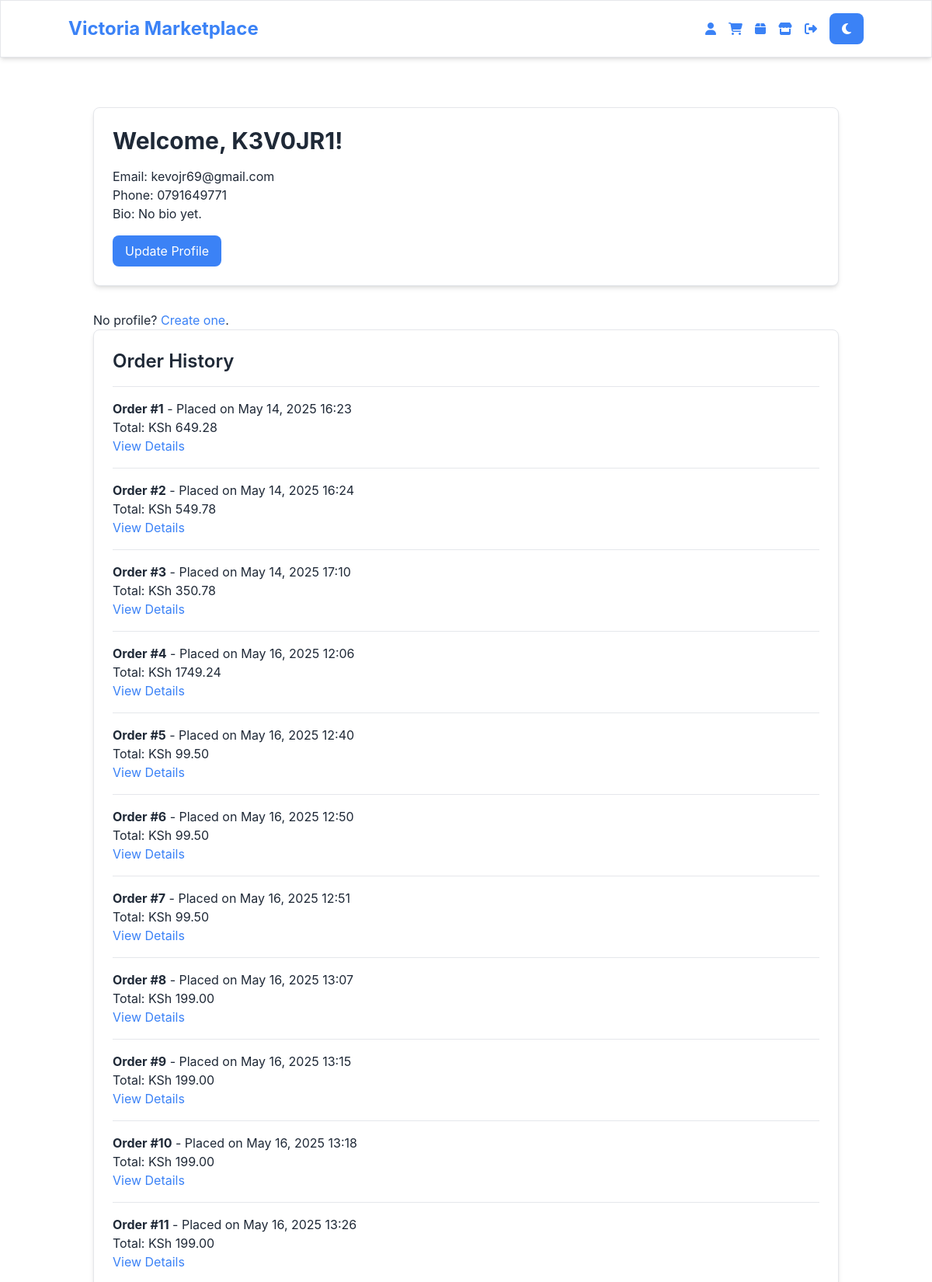
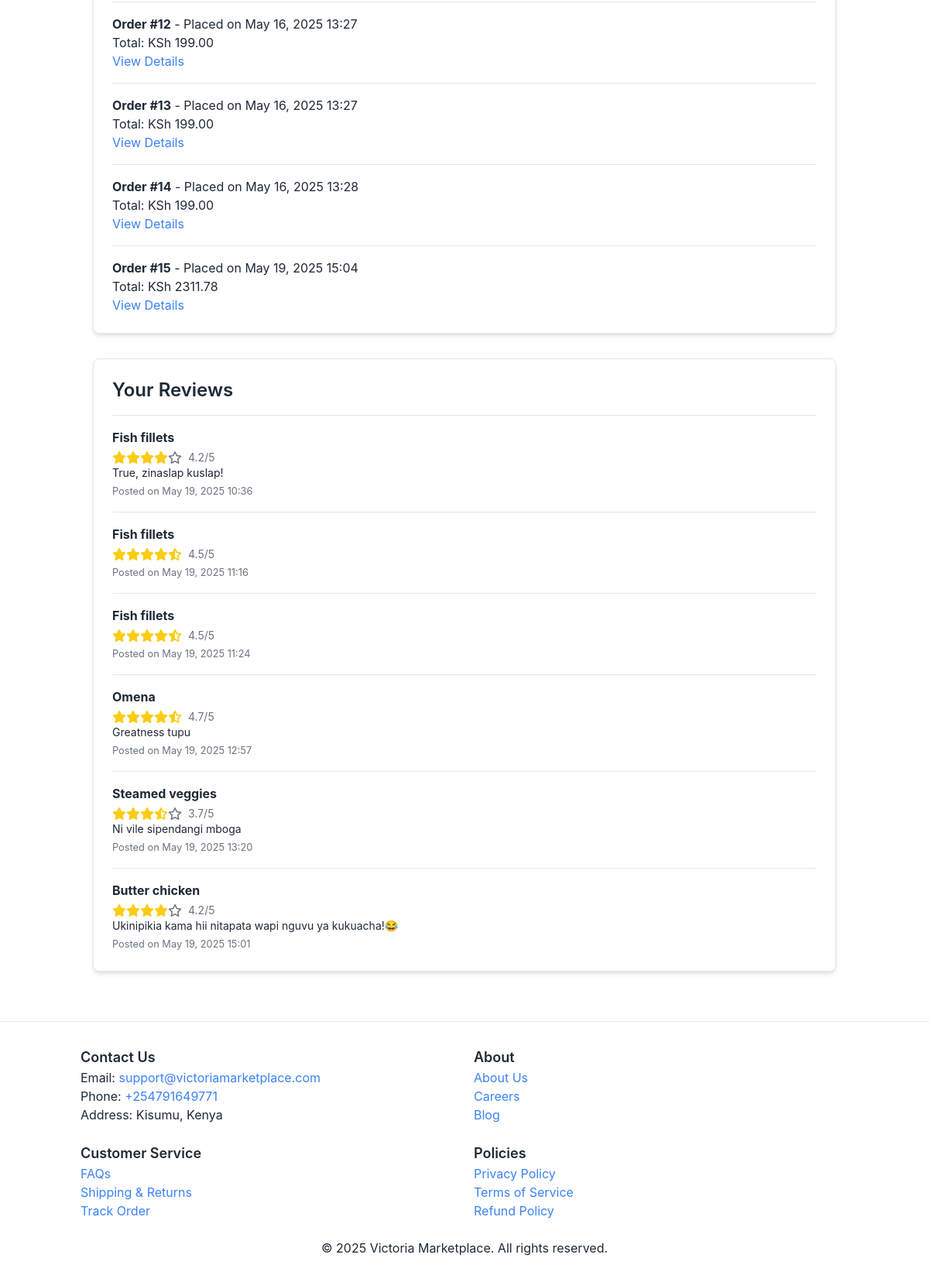
The app's page /profile/ (signed in) with its own data (2 pictures, top to bottom).
### marketplace/models.py (models this page shows, shortened)
class User(AbstractUser):
    phone_number = models.CharField(max_length=15, blank=True, null=True) # Future 2FA Setup
    is_seller = models.BooleanField(default=False)

class Order(models.Model):
    STATUS_CHOICES = [
        ('Pending', 'Pending'),
        ('Completed', 'Completed'),
        ('Failed', 'Failed'),
    ]
    user = models.ForeignKey(settings.AUTH_USER_MODEL, on_delete=models.CASCADE, related_name='orders')
    cart_items = models.ManyToManyField(CartItem)
    status = models.CharField(max_length=50, choices=STATUS_CHOICES, default='Pending')
    created_at = models.DateTimeField(auto_now_add=True)
    total_price = models.DecimalField(max_digits=10, decimal_places=2, null=True)

class Review(models.Model):
    product = models.ForeignKey(Product, on_delete=models.CASCADE, related_name='reviews')
    user = models.ForeignKey(settings.AUTH_USER_MODEL, on_delete=models.CASCADE)
    rating = models.DecimalField(max_digits=3, decimal_places=1, default=0.0)  # Individual rating
    comment = models.TextField(blank=True)
    created_at = models.DateTimeField(auto_now_add=True)

class Product(models.Model):
    name = models.CharField(max_length=200)
    description = models.TextField(blank=True)
    price = models.DecimalField(max_digits=10, decimal_places=2)
    category = models.ForeignKey(Category, on_delete=models.SET_NULL, null=True, blank=True)
    seller = models.ForeignKey(settings.AUTH_USER_MODEL, on_delete=models.CASCADE, related_name='products')
    rating = models.DecimalField(max_digits=3, decimal_places=1, default=0.0)
    image = models.ImageField(upload_to='products/', null=True, blank=True)
    created_at = models.DateTimeField(auto_now_add=True)
    stock = models.PositiveIntegerField(default=0)

### marketplace/views.py (the view)
# urls.py: path('profile/', views.profile, name='profile'),
@login_required
def profile(request):
    orders = Order.objects.filter(user=request.user)
    reviews = Review.objects.filter(user=request.user)
    cart_items = []
    cart_total = 0
    if request.user.is_authenticated:
        cart = Cart.objects.filter(user=request.user).first()
        if cart:
            cart_items = CartItem.objects.filter(cart=cart)
            cart_total = sum(item.product.price * item.quantity for item in cart_items)
    for review in reviews:
        rating = float(review.rating) if review.rating else 0.0
        review.full_stars = int(rating)
        review.has_half_star = (rating - review.full_stars) >= 0.5
        review.rating_display = rating
    try:
        user_profile = request.user.profile
    except Profile.DoesNotExist:
        user_profile = None
    return render(request, 'marketplace/profile.html', {
        'orders': orders,
        'reviews': reviews,
        'cart_items': cart_items,
        'cart_total': cart_total,
        'profile': user_profile,
        'user': request.user
    })

### templates/marketplace/profile.html
{% extends 'base.html' %}
{% block content %}
    <div class="container mx-auto px-4 py-8">
        <div class="theme-container rounded-lg shadow-md p-6 mb-8">
            <h1 class="text-3xl font-bold mb-4">Welcome, {{ user.username }}!</h1>
            <p>Email: {{ user.email }}</p>
            <p>Phone: {{ user.phone_number|default:"Not provided" }}</p>
            <p>Bio: {{ profile.bio|default:"No bio yet." }}</p>
            <a href="{% url 'marketplace:update_profile' %}" class="theme-button py-2 px-4 rounded-lg mt-4 inline-block">Update Profile</a>
        </div>
        {% if profile %}
            <p><strong>Username:</strong> {{ profile.user.username }}</p>
            <p><strong>Email:</strong> {{ profile.user.email }}</p>
        {% else %}
            <p>No profile? <a href="{% url 'marketplace:update_profile' %}" class="theme-link">Create one</a>.</p>
        {% endif %}
        <div class="theme-container rounded-lg shadow-md p-6 mb-8">
            <h2 class="text-2xl font-semibold mb-4">Order History</h2>
            {% if orders %}
                <div class="space-y-4">
                    {% for order in orders %}
                        <div class="border-t pt-4" style="border-color: var(--border-color);">
                            <p><strong>Order #{{ order.id }}</strong> - Placed on {{ order.created_at|date:"F d, Y H:i" }}</p>
                            <p>Total: KSh {{ order.total_price }}</p>
                            <a href="{% url 'marketplace:order_confirmation' order.id %}" class="theme-link">View Details</a>
                        </div>
                    {% endfor %}
                </div>
            {% else %}
                <p>You haven't placed any orders yet.</p>
                <a href="{% url 'marketplace:home' %}" class="theme-link">Start Shopping</a>
            {% endif %}
        </div>
        <div class="theme-container rounded-lg shadow-md p-6">
            <h2 class="text-2xl font-semibold mb-4">Your Reviews</h2>
            {% if reviews %}
                <div class="space-y-4">
                    {% for review in reviews %}
                        <div class="border-t pt-4" style="border-color: var(--border-color);">
                            <p><strong>{{ review.product.name }}</strong></p>
                            <div class="flex items-center mt-1">
                                {% for i in "12345"|make_list %}
                                    {% if forloop.counter <= review.full_stars %}
                                        <i class="fas fa-star text-yellow-400"></i>
                                    {% elif forloop.counter == review.full_stars|add:1 and review.has_half_star %}
                                        <i class="fas fa-star-half-alt text-yellow-400"></i>
                                    {% else %}
                                        <i class="far fa-star" style="color: var(--placeholder-text);"></i>
                                    {% endif %}
                                {% endfor %}
                                <span class="ml-2 text-sm" style="color: var(--placeholder-text);">{{ review.rating_display|floatformat:1 }}/5</span>
                            </div>
                            <p class="text-sm">{{ review.comment }}</p>
                            <small style="color: var(--placeholder-text);">Posted on {{ review.created_at|date:"F d, Y H:i" }}</small>
                        </div>
                    {% endfor %}
                </div>
            {% else %}
                <p>You haven't written any reviews yet.</p>
                <a href="{% url 'marketplace:home' %}" class="theme-link">Browse Products to Review</a>
            {% endif %}
        </div>
    </div>
{% endblock %}

### templates/base.html (style rules this page uses)
:root { --bg-color: #ffffff; --text-color: #1f2937; --card-bg: #ffffff; --button-bg: #3b82f6; --button-hover: #2563eb; --button-text: #ffffff; --nav-bg: #ffffff; --nav-text: #1f2937; --link-hover: #3b82f6; --border-color: #e5e7eb; --placeholder-bg: #e5e7eb; --placeholder-text: #6b7280; }
body { background-color: var(--bg-color); color: var(--text-color); transition: background-color 0.3s ease, color 0.3s ease; margin: 0; font-family: -apple-system, BlinkMacSystemFont, 'Segoe UI', Roboto, Oxygen, Ubuntu, sans-serif; display: flex; flex-direction: column; min-height: 100vh; }
.theme-container { background-color: var(--card-bg); color: var(--text-color); border: 1px solid var(--border-color); transition: background-color 0.3s ease, color 0.3s ease, border-color 0.3s ease; }
.theme-button { background-color: var(--button-bg); color: var(--button-text); border: none; padding: 0.5rem 1rem; border-radius: 0.5rem; cursor: pointer; transition: background-color 0.3s ease; }
.theme-link { color: var(--button-bg); text-decoration: none; transition: color 0.3s ease; position: relative; }

### records on screen
User: username "K3V0JR1", email "kevojr69@gmail.com", phone_number "0791649771"
Order: id "1", created_at "May 14, 2025 16:23", total_price "649.28"
Order: id "2", created_at "May 14, 2025 16:24", total_price "549.78"
Order: id "3", created_at "May 14, 2025 17:10", total_price "350.78"
Order: id "4", created_at "May 16, 2025 12:06", total_price "1749.24"
Order: id "5", created_at "May 16, 2025 12:40", total_price "99.50"
Order: id "6", created_at "May 16, 2025 12:50", total_price "99.50"
Order: id "7", created_at "May 16, 2025 12:51", total_price "99.50"
Order: id "8", created_at "May 16, 2025 13:07", total_price "199.00"
Order: id "9", created_at "May 16, 2025 13:15", total_price "199.00"
Order: id "10", created_at "May 16, 2025 13:18", total_price "199.00"
Order: id "11", created_at "May 16, 2025 13:26", total_price "199.00"
Order: id "12", created_at "May 16, 2025 13:27", total_price "199.00"
Order: id "13", created_at "May 16, 2025 13:27", total_price "199.00"
Order: id "14", created_at "May 16, 2025 13:28", total_price "199.00"
Order: id "15", created_at "May 19, 2025 15:04", total_price "2311.78"
Review: product.name "Fish fillets", rating_display "4.2", comment "True, zinaslap kuslap!", created_at "May 19, 2025 10:36"
Review: product.name "Fish fillets", rating_display "4.5", created_at "May 19, 2025 11:16"
Review: product.name "Fish fillets", rating_display "4.5", created_at "May 19, 2025 11:24"
Review: product.name "Omena", rating_display "4.7", comment "Greatness tupu", created_at "May 19, 2025 12:57"
Review: product.name "Steamed veggies", rating_display "3.7", comment "Ni vile sipendangi mboga", created_at "May 19, 2025 13:20"
Review: product.name "Butter chicken", rating_display "4.2", comment "Ukinipikia kama hii nitapata wapi nguvu ya kukuacha!😂", created_at "May 19, 2025 15:01"

### other values on screen
{{ profile.bio|default:"No bio yet." }} "No bio yet."
